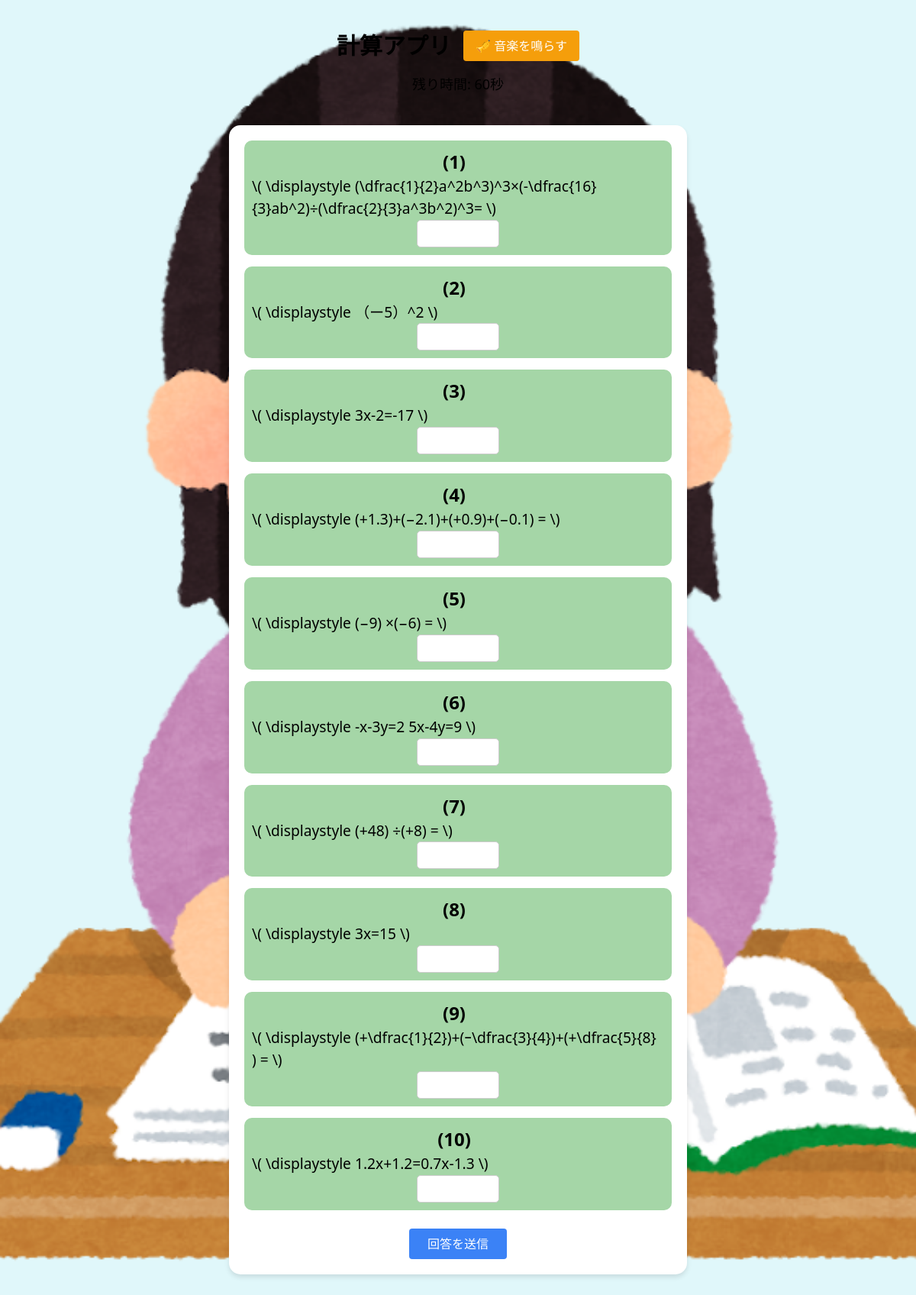
The app's page /quiz/ with its own data.
### mathquiz/models.py (models this page shows, shortened)
class Question(models.Model):
    text = models.TextField(
        verbose_name="問題文",
        help_text="MathJaxを用いた数式を使用できます。"
    )
    correct_answer = models.TextField(
        verbose_name="正答",
        help_text="複数の正答をカンマ区切りで入力できます（例: √2, 1/2, ∞）。"
    )
    explanation = models.TextField(
        verbose_name="解説",
        blank=True,
        help_text="解説を文章、数式、画像リンク、または埋め込み動画として記述できます。"
    )
    algebra_expression = models.TextField(
        verbose_name="数式表現",
        blank=True,
        null=True,  # NULL値を許可
        help_text="問題に関連する数式を記述します（例: Σ, √, lim）。"
    )
    root_value = models.TextField(
        verbose_name="解の値",
        blank=True,
        help_text="複数解がある場合はカンマ区切りで入力します（例: 1, -1, √2）。"
    )
    category = models.ForeignKey(
        Category,
        verbose_name="カテゴリ",
        on_delete=models.CASCADE,
        help_text="この問題が属するカテゴリを選択してください。"
    )
    class Meta:
        verbose_name = "登録した問題"
        verbose_name_plural = "登録した問題"

### mathquiz/views.py (the view)
# urls.py: path('quiz/', views.quiz_view, name='quiz'),  # 問題画面を表示するURL
def quiz_view(request):
    if request.method == 'GET':  # GETリクエストの場合
        questions = list(Question.objects.all())  # データベースからすべての問題を取得
        num_questions = 10  # 出題する問題数
        selected_questions = random.sample(questions, min(num_questions, len(questions)))  # ランダムに10問選択
        return render(request, 'mathquiz/quiz.html', {'questions': selected_questions})
    return redirect('quiz')

### mathquiz/templates/mathquiz/quiz.html (shortened to what this page needs)
{% load static %}
<!DOCTYPE html>
<html lang="ja">
<head>
    <link rel="stylesheet" href="https://cdn.jsdelivr.net/npm/tailwindcss@2.2.19/dist/tailwind.min.css">
</head>
<body>
    <div class="flex justify-center items-center mt-10">
        <h1 class="text-3xl font-bold">計算アプリ</h1>
        <button onclick="playMusic()" class="ml-4 bg-yellow-500 text-white px-4 py-2 rounded hover:bg-yellow-600">🎺 音楽を鳴らす</button>
    </div>
    <div id="timer" class="text-center text-lg mt-4">残り時間: 60秒</div>
    <div class="quiz-container">
        <form method="post">
            {% for question in questions %}
                <div class="question-container">
                    <span class="question-number">({{ forloop.counter }})</span>
                    <p class="question-text">\( \displaystyle {{ question.text }} \)</p>
                    <input type="number" name="answer_{{ forloop.counter0 }}"
                           class="answer-input w-1/4 px-3 py-2 border border-gray-300 rounded">
                </div>
            {% endfor %}
            <div class="text-center mt-6">
                <button type="submit" class="bg-blue-500 text-white px-6 py-2 rounded hover:bg-blue-600">
                    回答を送信
                </button>
            </div>
        </form>
    </div>
</body>
</html>

### records on screen
Question: text "(\\dfrac{1}{2}a^2b^3)^3×(-\\dfrac{16}{3}ab^2)÷(\\dfrac{2}{3}a^3b^2)^3="
Question: text "（ー5）^2"
Question: text "3x-2=-17"
Question: text "(+1.3)+(−2.1)+(+0.9)+(−0.1) ="
Question: text "(−9) ×(−6) ="
Question: text "-x-3y=2 5x-4y=9"
Question: text "(+48) ÷(+8) ="
Question: text "3x=15"
Question: text "(+\\dfrac{1}{2})+(ｰ\\dfrac{3}{4})+(+\\dfrac{5}{8} ) ="
Question: text "1.2x+1.2=0.7x-1.3"
